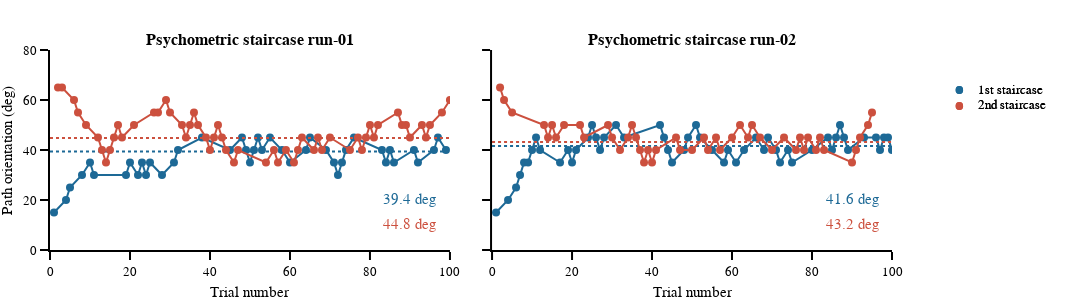

The notebook cell saved with this chart:
### Markdown cell above
#### Perception analysis output graph
- [x] add average lines per run

### Code cell
# general figure settings
template_specs = dict(  axes_color="rgba(0, 0, 0, 1)",
                        axes_width=2,
                        axes_font_size=13,
                        bg_col="rgba(255, 255, 255, 1)",
                        font='Helvetica',
                        title_font_size=15,
                        plot_width=1.5)
fig_template = plotly_template(template_specs)

# figure specific settings
colors_panel = px.colors.qualitative.Prism
subplot_titles = ('<b>Psychometric staircase run-01<b>', '<b>Psychometric staircase run-02<b>')

runs = ['run-01', 'run-02']
scs = ['1st staircase', '2nd staircase']
sc_cols = [colors_panel[1], colors_panel[7]]
x_legend = 1.1
y_legend_step = 0.08
y_legend_sc = 0.8
rad_leg = 0.04

# subplot settings
rows, cols = 1, 2
fig_height, fig_width = 300, 500 * cols +100
column_widths, row_heights = [1,1],[1]
sb_specs = [[{},{}]]
fig = make_subplots(rows=rows, cols=cols, specs=sb_specs, print_grid=False, vertical_spacing=0.2, horizontal_spacing=0.05, 
                    column_widths=column_widths, row_heights=row_heights, shared_yaxes=True, subplot_titles=subplot_titles)

# Right / Left saccades
# ---------------------
for run_num, run in enumerate(runs):
    for sc_num, sc in enumerate(scs):
        if sc_num == 0:y_txt = [20]
        elif sc_num == 1:y_txt = [10]
        # plot
        df_cond = df_all.loc[(df_all.staircase_num == sc_num+1) & (df_all.run_number==run_num+1)]
        
        fig.append_trace(go.Scatter(x=df_cond.trial_number,
                                    y=df_cond.ext_mot_ori,
                                    name=sc, mode='markers+lines', marker_color=sc_cols[sc_num], 
                                    marker_size=8, marker_opacity=1, line_width=2,
                                    marker_line_width=0, marker_symbol='circle'), row=1, col=run_num+1)

        # compute pse
        pse_cond = df_cond.ext_mot_ori[-26:-1].mean()
        x_pse = np.arange(0,101,1)
        y_pse = x_pse * 0 + pse_cond
        fig.append_trace(go.Scatter(x=x_pse, y=y_pse, mode='lines', marker_color=sc_cols[sc_num], 
                                    line_dash='dot', line_width=2), row=1, col=run_num+1)
        fig.append_trace(go.Scatter(x=[90], y=y_txt, mode="text", text="{:2.1f} deg".format(pse_cond),
                         textfont_color=sc_cols[sc_num], textfont_size=15), row=1, col=run_num+1)
        
        # legend
        fig.add_annotation(xref='paper', yref='paper', x=x_legend, y=y_legend_sc - y_legend_step * sc_num, 
                           text=sc, showarrow=False, font_size = template_specs['axes_font_size'], xanchor = 'left', yanchor='middle')
        fig.add_shape(type='circle', xref='paper', yref='paper', fillcolor=sc_cols[sc_num],line_width=0,
                      x0=x_legend - 0.02 - rad_leg / 9, y0=y_legend_sc - y_legend_step * sc_num - rad_leg / 2, 
                      x1=x_legend - 0.02 + rad_leg / 9, y1=y_legend_sc - y_legend_step * sc_num + rad_leg / 2)
    
# axes settings
for row in np.arange(rows):
    for col in np.arange(cols):
        if col==0:title_y = 'Path orientation (deg)'
        elif col==1: title_y = ''
            
        fig.update_xaxes(visible=True, ticklen=8, linewidth=template_specs['axes_width'], 
                         range=[0,100], title='Trial number', row=row+1, col=col+1)
        fig.update_yaxes(visible=True, ticklen=8, linewidth=template_specs['axes_width'], 
                         title=title_y, range=[0,80], row=row+1, col=col+1)
    
# Save figure
fig.layout.update(template=fig_template, width=fig_width, height=fig_height, margin_l=50, 
                  margin_r=200, margin_t=50, margin_b=50, barmode='stack', showlegend=False)
fig.show()
if not os.path.exists(fig_dir):os.mkdir(fig_dir)
fig.write_image('{}/{}_staircase.pdf'.format(fig_dir, subject))

### Figure 1 — Plotly figure (JSON) as saved in the notebook; plotly's stock layout.template omitted (floating-point values rounded to 4 significant figures)
{"data": [{"line": {"width": 2}, "marker": {"color": "rgb(29, 105, 150)", "line": {"width": 0}, "opacity": 1, "size": 8, "symbol": "circle"}, "mode": "markers+lines", "name": "1st staircase", "type": "scatter", "x": [1, 4, 5, 8, 10, 11, 19, 20, 22, 23, 24, 25, 28, 31, 32, 38, 45, 48, 49, 50, 51, 52, 53, 55, 58, 60, 64, 65, 69, 71, 72, 73, 74, 76, 83, 84, 85, 86, 91, 92, 96, 97, 99], "xaxis": "x", "y": [15, 20, 25, 30, 35, 30, 30, 35, 30, 35, 30, 35, 30, 35, 40, 45, 40, 45, 40, 35, 40, 45, 40, 45, 40, 35, 40, 45, 40, 35, 30, 35, 40, 45, 40, 35, 40, 35, 40, 35, 40, 45, 40], "yaxis": "y"}, {"line": {"dash": "dot", "width": 2}, "marker": {"color": "rgb(29, 105, 150)"}, "mode": "lines", "type": "scatter", "x": [0, 1, 2, 3, 4, 5, 6, 7, 8, 9, 10, 11, 12, 13, 14, 15, 16, 17, 18, 19, 20, 21, 22, 23, 24, 25, 26, 27, 28, 29, 30, 31, 32, 33, 34, 35, 36, 37, 38, 39, 40, 41, 42, 43, 44, 45, 46, 47, 48, 49, 50, 51, 52, 53, 54, 55, 56, 57, 58, 59, 60, 61, 62, 63, 64, 65, 66, 67, 68, 69, 70, 71, 72, 73, 74, 75, 76, 77, 78, 79, 80, 81, 82, 83, 84, 85, 86, 87, 88, 89, 90, 91, 92, 93, 94, 95, 96, 97, 98, 99, 100], "xaxis": "x", "y": [39.4, 39.4, 39.4, 39.4, 39.4, 39.4, 39.4, 39.4, 39.4, 39.4, 39.4, 39.4, 39.4, 39.4, 39.4, 39.4, 39.4, 39.4, 39.4, 39.4, 39.4, 39.4, 39.4, 39.4, 39.4, 39.4, 39.4, 39.4, 39.4, 39.4, 39.4, 39.4, 39.4, 39.4, 39.4, 39.4, 39.4, 39.4, 39.4, 39.4, 39.4, 39.4, 39.4, 39.4, 39.4, 39.4, 39.4, 39.4, 39.4, 39.4, 39.4, 39.4, 39.4, 39.4, 39.4, 39.4, 39.4, 39.4, 39.4, 39.4, 39.4, 39.4, 39.4, 39.4, 39.4, 39.4, 39.4, 39.4, 39.4, 39.4, 39.4, 39.4, 39.4, 39.4, 39.4, 39.4, 39.4, 39.4, 39.4, 39.4, 39.4, 39.4, 39.4, 39.4, 39.4, 39.4, 39.4, 39.4, 39.4, 39.4, 39.4, 39.4, 39.4, 39.4, 39.4, 39.4, 39.4, 39.4, 39.4, 39.4, 39.4], "yaxis": "y"}, {"mode": "text", "text": "39.4 deg", "textfont": {"color": "rgb(29, 105, 150)", "size": 15}, "type": "scatter", "x": [90], "xaxis": "x", "y": [20], "yaxis": "y"}, {"line": {"width": 2}, "marker": {"color": "rgb(204, 80, 62)", "line": {"width": 0}, "opacity": 1, "size": 8, "symbol": "circle"}, "mode": "markers+lines", "name": "2nd staircase", "type": "scatter", "x": [2, 3, 6, 7, 9, 12, 13, 14, 15, 16, 17, 18, 21, 26, 27, 29, 30, 33, 34, 35, 36, 37, 39, 40, 41, 42, 43, 44, 46, 47, 54, 56, 57, 59, 61, 62, 63, 66, 67, 68, 70, 75, 77, 78, 79, 80, 81, 82, 87, 88, 89, 90, 93, 94, 95, 98, 100], "xaxis": "x", "y": [65, 65, 60, 55, 50, 45, 40, 35, 40, 45, 50, 45, 50, 55, 55, 60, 55, 50, 45, 50, 55, 50, 45, 40, 45, 50, 45, 40, 35, 40, 35, 40, 35, 40, 35, 40, 45, 40, 45, 40, 45, 40, 45, 40, 45, 50, 45, 50, 55, 50, 50, 45, 50, 45, 50, 55, 60], "yaxis": "y"}, {"line": {"dash": "dot", "width": 2}, "marker": {"color": "rgb(204, 80, 62)"}, "mode": "lines", "type": "scatter", "x": [0, 1, 2, 3, 4, 5, 6, 7, 8, 9, 10, 11, 12, 13, 14, 15, 16, 17, 18, 19, 20, 21, 22, 23, 24, 25, 26, 27, 28, 29, 30, 31, 32, 33, 34, 35, 36, 37, 38, 39, 40, 41, 42, 43, 44, 45, 46, 47, 48, 49, 50, 51, 52, 53, 54, 55, 56, 57, 58, 59, 60, 61, 62, 63, 64, 65, 66, 67, 68, 69, 70, 71, 72, 73, 74, 75, 76, 77, 78, 79, 80, 81, 82, 83, 84, 85, 86, 87, 88, 89, 90, 91, 92, 93, 94, 95, 96, 97, 98, 99, 100], "xaxis": "x", "y": [44.8, 44.8, 44.8, 44.8, 44.8, 44.8, 44.8, 44.8, 44.8, 44.8, 44.8, 44.8, 44.8, 44.8, 44.8, 44.8, 44.8, 44.8, 44.8, 44.8, 44.8, 44.8, 44.8, 44.8, 44.8, 44.8, 44.8, 44.8, 44.8, 44.8, 44.8, 44.8, 44.8, 44.8, 44.8, 44.8, 44.8, 44.8, 44.8, 44.8, 44.8, 44.8, 44.8, 44.8, 44.8, 44.8, 44.8, 44.8, 44.8, 44.8, 44.8, 44.8, 44.8, 44.8, 44.8, 44.8, 44.8, 44.8, 44.8, 44.8, 44.8, 44.8, 44.8, 44.8, 44.8, 44.8, 44.8, 44.8, 44.8, 44.8, 44.8, 44.8, 44.8, 44.8, 44.8, 44.8, 44.8, 44.8, 44.8, 44.8, 44.8, 44.8, 44.8, 44.8, 44.8, 44.8, 44.8, 44.8, 44.8, 44.8, 44.8, 44.8, 44.8, 44.8, 44.8, 44.8, 44.8, 44.8, 44.8, 44.8, 44.8], "yaxis": "y"}, {"mode": "text", "text": "44.8 deg", "textfont": {"color": "rgb(204, 80, 62)", "size": 15}, "type": "scatter", "x": [90], "xaxis": "x", "y": [10], "yaxis": "y"}, {"line": {"width": 2}, "marker": {"color": "rgb(29, 105, 150)", "line": {"width": 0}, "opacity": 1, "size": 8, "symbol": "circle"}, "mode": "markers+lines", "name": "1st staircase", "type": "scatter", "x": [1, 4, 6, 7, 8, 9, 10, 11, 12, 17, 19, 20, 21, 24, 25, 26, 27, 28, 31, 33, 42, 43, 44, 45, 48, 49, 51, 52, 55, 58, 59, 61, 63, 66, 68, 69, 71, 72, 74, 75, 80, 84, 85, 86, 87, 88, 89, 93, 96, 97, 98, 99, 100], "xaxis": "x2", "y": [15, 20, 25, 30, 35, 35, 40, 45, 40, 35, 40, 35, 40, 45, 50, 45, 40, 45, 50, 45, 50, 45, 40, 35, 40, 45, 50, 45, 40, 35, 40, 35, 40, 45, 40, 45, 40, 35, 40, 35, 40, 45, 40, 45, 50, 45, 40, 45, 45, 40, 45, 45, 40], "yaxis": "y2"}, {"line": {"dash": "dot", "width": 2}, "marker": {"color": "rgb(29, 105, 150)"}, "mode": "lines", "type": "scatter", "x": [0, 1, 2, 3, 4, 5, 6, 7, 8, 9, 10, 11, 12, 13, 14, 15, 16, 17, 18, 19, 20, 21, 22, 23, 24, 25, 26, 27, 28, 29, 30, 31, 32, 33, 34, 35, 36, 37, 38, 39, 40, 41, 42, 43, 44, 45, 46, 47, 48, 49, 50, 51, 52, 53, 54, 55, 56, 57, 58, 59, 60, 61, 62, 63, 64, 65, 66, 67, 68, 69, 70, 71, 72, 73, 74, 75, 76, 77, 78, 79, 80, 81, 82, 83, 84, 85, 86, 87, 88, 89, 90, 91, 92, 93, 94, 95, 96, 97, 98, 99, 100], "xaxis": "x2", "y": [41.6, 41.6, 41.6, 41.6, 41.6, 41.6, 41.6, 41.6, 41.6, 41.6, 41.6, 41.6, 41.6, 41.6, 41.6, 41.6, 41.6, 41.6, 41.6, 41.6, 41.6, 41.6, 41.6, 41.6, 41.6, 41.6, 41.6, 41.6, 41.6, 41.6, 41.6, 41.6, 41.6, 41.6, 41.6, 41.6, 41.6, 41.6, 41.6, 41.6, 41.6, 41.6, 41.6, 41.6, 41.6, 41.6, 41.6, 41.6, 41.6, 41.6, 41.6, 41.6, 41.6, 41.6, 41.6, 41.6, 41.6, 41.6, 41.6, 41.6, 41.6, 41.6, 41.6, 41.6, 41.6, 41.6, 41.6, 41.6, 41.6, 41.6, 41.6, 41.6, 41.6, 41.6, 41.6, 41.6, 41.6, 41.6, 41.6, 41.6, 41.6, 41.6, 41.6, 41.6, 41.6, 41.6, 41.6, 41.6, 41.6, 41.6, 41.6, 41.6, 41.6, 41.6, 41.6, 41.6, 41.6, 41.6, 41.6, 41.6, 41.6], "yaxis": "y2"}, {"mode": "text", "text": "41.6 deg", "textfont": {"color": "rgb(29, 105, 150)", "size": 15}, "type": "scatter", "x": [90], "xaxis": "x2", "y": [20], "yaxis": "y2"}, {"line": {"width": 2}, "marker": {"color": "rgb(204, 80, 62)", "line": {"width": 0}, "opacity": 1, "size": 8, "symbol": "circle"}, "mode": "markers+lines", "name": "2nd staircase", "type": "scatter", "x": [2, 3, 5, 13, 14, 15, 16, 18, 22, 23, 29, 30, 32, 34, 35, 36, 37, 38, 39, 40, 41, 46, 47, 50, 53, 54, 56, 57, 60, 62, 64, 65, 67, 70, 73, 76, 77, 78, 79, 81, 82, 83, 90, 91, 92, 94, 95], "xaxis": "x2", "y": [65, 60, 55, 50, 45, 50, 45, 50, 50, 45, 50, 45, 40, 45, 50, 45, 40, 35, 40, 35, 40, 45, 40, 40, 45, 40, 45, 40, 45, 50, 45, 50, 45, 40, 45, 40, 45, 40, 45, 40, 45, 40, 35, 40, 45, 50, 55], "yaxis": "y2"}, {"line": {"dash": "dot", "width": 2}, "marker": {"color": "rgb(204, 80, 62)"}, "mode": "lines", "type": "scatter", "x": [0, 1, 2, 3, 4, 5, 6, 7, 8, 9, 10, 11, 12, 13, 14, 15, 16, 17, 18, 19, 20, 21, 22, 23, 24, 25, 26, 27, 28, 29, 30, 31, 32, 33, 34, 35, 36, 37, 38, 39, 40, 41, 42, 43, 44, 45, 46, 47, 48, 49, 50, 51, 52, 53, 54, 55, 56, 57, 58, 59, 60, 61, 62, 63, 64, 65, 66, 67, 68, 69, 70, 71, 72, 73, 74, 75, 76, 77, 78, 79, 80, 81, 82, 83, 84, 85, 86, 87, 88, 89, 90, 91, 92, 93, 94, 95, 96, 97, 98, 99, 100], "xaxis": "x2", "y": [43.2, 43.2, 43.2, 43.2, 43.2, 43.2, 43.2, 43.2, 43.2, 43.2, 43.2, 43.2, 43.2, 43.2, 43.2, 43.2, 43.2, 43.2, 43.2, 43.2, 43.2, 43.2, 43.2, 43.2, 43.2, 43.2, 43.2, 43.2, 43.2, 43.2, 43.2, 43.2, 43.2, 43.2, 43.2, 43.2, 43.2, 43.2, 43.2, 43.2, 43.2, 43.2, 43.2, 43.2, 43.2, 43.2, 43.2, 43.2, 43.2, 43.2, 43.2, 43.2, 43.2, 43.2, 43.2, 43.2, 43.2, 43.2, 43.2, 43.2, 43.2, 43.2, 43.2, 43.2, 43.2, 43.2, 43.2, 43.2, 43.2, 43.2, 43.2, 43.2, 43.2, 43.2, 43.2, 43.2, 43.2, 43.2, 43.2, 43.2, 43.2, 43.2, 43.2, 43.2, 43.2, 43.2, 43.2, 43.2, 43.2, 43.2, 43.2, 43.2, 43.2, 43.2, 43.2, 43.2, 43.2, 43.2, 43.2, 43.2, 43.2], "yaxis": "y2"}, {"mode": "text", "text": "43.2 deg", "textfont": {"color": "rgb(204, 80, 62)", "size": 15}, "type": "scatter", "x": [90], "xaxis": "x2", "y": [10], "yaxis": "y2"}], "layout": {"annotations": [{"font": {"size": 16}, "showarrow": false, "text": "<b>Psychometric staircase run-01<b>", "x": 0.2375, "xanchor": "center", "xref": "paper", "y": 1, "yanchor": "bottom", "yref": "paper"}, {"font": {"size": 16}, "showarrow": false, "text": "<b>Psychometric staircase run-02<b>", "x": 0.7625, "xanchor": "center", "xref": "paper", "y": 1, "yanchor": "bottom", "yref": "paper"}, {"font": {"size": 13}, "showarrow": false, "text": "1st staircase", "x": 1.1, "xanchor": "left", "xref": "paper", "y": 0.8, "yanchor": "middle", "yref": "paper"}, {"font": {"size": 13}, "showarrow": false, "text": "2nd staircase", "x": 1.1, "xanchor": "left", "xref": "paper", "y": 0.72, "yanchor": "middle", "yref": "paper"}, {"font": {"size": 13}, "showarrow": false, "text": "1st staircase", "x": 1.1, "xanchor": "left", "xref": "paper", "y": 0.8, "yanchor": "middle", "yref": "paper"}, {"font": {"size": 13}, "showarrow": false, "text": "2nd staircase", "x": 1.1, "xanchor": "left", "xref": "paper", "y": 0.72, "yanchor": "middle", "yref": "paper"}], "barmode": "stack", "height": 300, "margin": {"b": 50, "l": 50, "r": 200, "t": 50}, "shapes": [{"fillcolor": "rgb(29, 105, 150)", "line": {"width": 0}, "type": "circle", "x0": 1.076, "x1": 1.084, "xref": "paper", "y0": 0.78, "y1": 0.82, "yref": "paper"}, {"fillcolor": "rgb(204, 80, 62)", "line": {"width": 0}, "type": "circle", "x0": 1.076, "x1": 1.084, "xref": "paper", "y0": 0.7, "y1": 0.74, "yref": "paper"}, {"fillcolor": "rgb(29, 105, 150)", "line": {"width": 0}, "type": "circle", "x0": 1.076, "x1": 1.084, "xref": "paper", "y0": 0.78, "y1": 0.82, "yref": "paper"}, {"fillcolor": "rgb(204, 80, 62)", "line": {"width": 0}, "type": "circle", "x0": 1.076, "x1": 1.084, "xref": "paper", "y0": 0.7, "y1": 0.74, "yref": "paper"}], "showlegend": false, "width": 1100, "xaxis": {"anchor": "y", "domain": [0, 0.475], "linewidth": 2, "range": [0, 100], "ticklen": 8, "title": {"text": "Trial number"}, "type": "linear", "visible": true}, "xaxis2": {"anchor": "y2", "domain": [0.525, 1], "linewidth": 2, "range": [0, 100], "ticklen": 8, "title": {"text": "Trial number"}, "type": "linear", "visible": true}, "yaxis": {"anchor": "x", "domain": [0, 1], "linewidth": 2, "range": [0, 80], "ticklen": 8, "title": {"text": "Path orientation (deg)"}, "type": "linear", "visible": true}, "yaxis2": {"anchor": "x2", "domain": [0, 1], "linewidth": 2, "matches": "y", "range": [0, 80], "showticklabels": false, "ticklen": 8, "title": {"text": ""}, "type": "linear", "visible": true}}}
